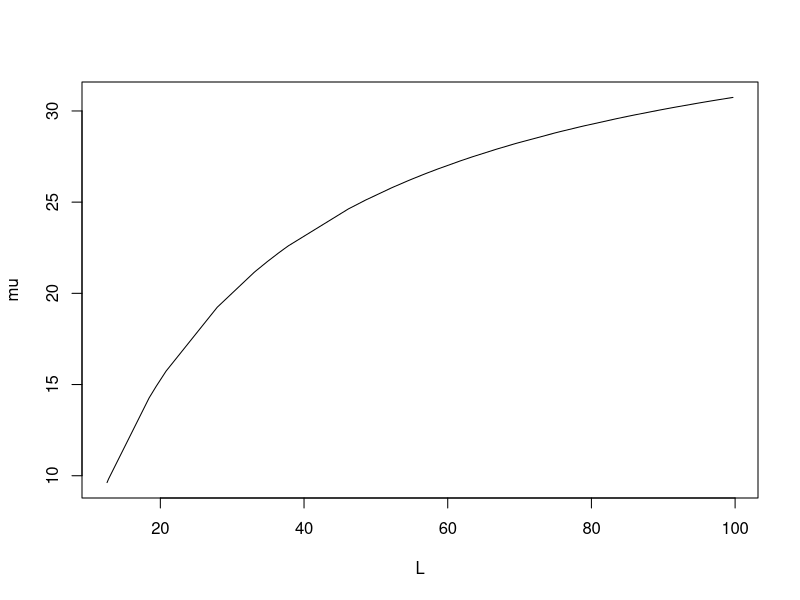
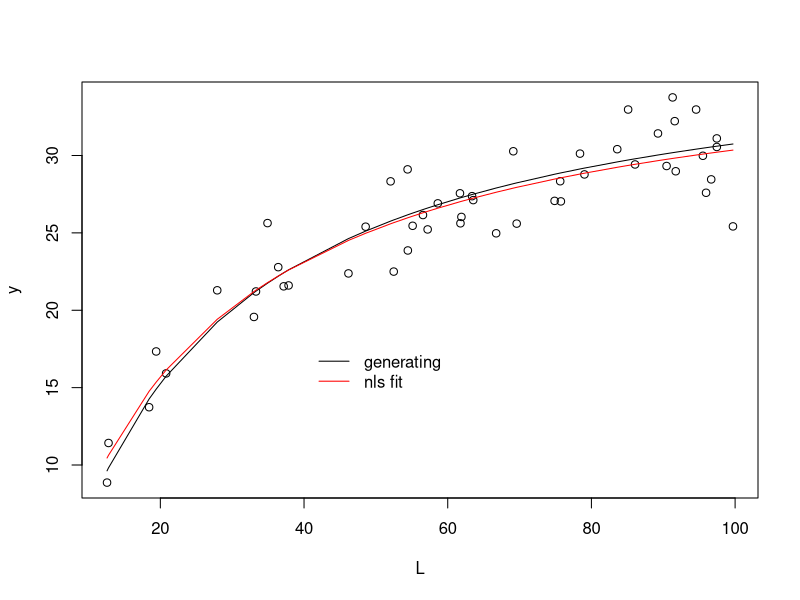

Reproduce these figures in R, in order.

rm(list=ls())
alpha=38
gamma=1.7
c=5
sigma=2
set.seed(4)
par(mfrow=c(1,1))
L=sort(runif(50,min=12, max = 100))
mu = alpha*(L - c) / (alpha/gamma + (L-c))
plot(L,mu, typ="l")
y=rgamma(length(mu), mu^2/sigma^2, mu/sigma^2)
plot(L,y)
lines(L,mu)
model=nls(y ~ alpha*(L - c) / (alpha/gamma + (L-c)), start=list(alpha=50,gamma=4,c=2))
s=summary(model)
p=coef(model)
alpha=p[1]
gamma=p[2]
c=p[3]
y.hat=alpha*(L - c) / (alpha/gamma + (L-c))
lines(L,y.hat,col="red")
legend(40,18, c("generating", "nls fit"), lty=c("solid", "solid"), col=c("black", "red"), bty="n")
	




